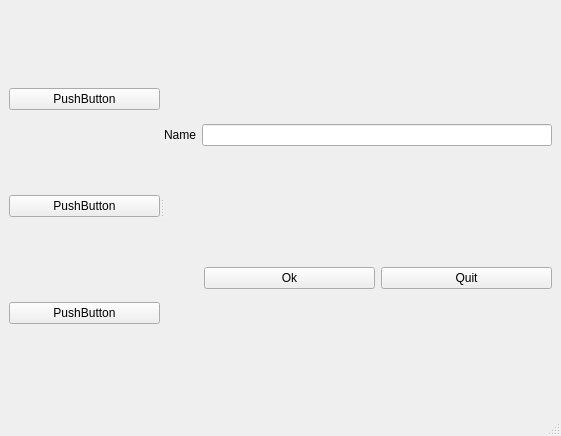
<?xml version="1.0" encoding="UTF-8"?>
<ui version="4.0">
 <class>MainWindow</class>
 <widget class="QMainWindow" name="MainWindow">
  <property name="geometry">
   <rect>
    <x>0</x>
    <y>0</y>
    <width>561</width>
    <height>436</height>
   </rect>
  </property>
  <property name="windowTitle">
   <string>MainWindow</string>
  </property>
  <widget class="QWidget" name="centralwidget">
   <layout class="QVBoxLayout" name="verticalLayout_3">
    <item>
     <widget class="QSplitter" name="splitter">
      <property name="orientation">
       <enum>Qt::Horizontal</enum>
      </property>
      <widget class="QWidget" name="">
       <layout class="QVBoxLayout" name="verticalLayout_2">
        <item>
         <widget class="QPushButton" name="pushButton_3">
          <property name="text">
           <string>PushButton</string>
          </property>
         </widget>
        </item>
        <item>
         <widget class="QPushButton" name="pushButton_4">
          <property name="text">
           <string>PushButton</string>
          </property>
         </widget>
        </item>
        <item>
         <widget class="QPushButton" name="pushButton_5">
          <property name="text">
           <string>PushButton</string>
          </property>
         </widget>
        </item>
       </layout>
      </widget>
      <widget class="QWidget" name="">
       <layout class="QVBoxLayout" name="verticalLayout">
        <item>
         <layout class="QHBoxLayout" name="horizontalLayout">
          <item>
           <widget class="QLabel" name="label">
            <property name="text">
             <string>Name</string>
            </property>
            <property name="buddy">
             <cstring>lineEdit</cstring>
            </property>
           </widget>
          </item>
          <item>
           <widget class="QLineEdit" name="lineEdit"/>
          </item>
         </layout>
        </item>
        <item>
         <layout class="QHBoxLayout" name="horizontalLayout_2">
          <item>
           <spacer name="horizontalSpacer">
            <property name="orientation">
             <enum>Qt::Horizontal</enum>
            </property>
            <property name="sizeType">
             <enum>QSizePolicy::Preferred</enum>
            </property>
            <property name="sizeHint" stdset="0">
             <size>
              <width>40</width>
              <height>20</height>
             </size>
            </property>
           </spacer>
          </item>
          <item>
           <widget class="QPushButton" name="pushButton">
            <property name="text">
             <string>Ok</string>
            </property>
           </widget>
          </item>
          <item>
           <widget class="QPushButton" name="pushButton_2">
            <property name="text">
             <string>Quit</string>
            </property>
           </widget>
          </item>
         </layout>
        </item>
       </layout>
      </widget>
     </widget>
    </item>
   </layout>
  </widget>
  <widget class="QMenuBar" name="menubar">
   <property name="geometry">
    <rect>
     <x>0</x>
     <y>0</y>
     <width>561</width>
     <height>26</height>
    </rect>
   </property>
  </widget>
  <widget class="QStatusBar" name="statusbar"/>
 </widget>
 <tabstops>
  <tabstop>lineEdit</tabstop>
  <tabstop>pushButton_3</tabstop>
  <tabstop>pushButton_4</tabstop>
  <tabstop>pushButton_5</tabstop>
  <tabstop>pushButton</tabstop>
  <tabstop>pushButton_2</tabstop>
 </tabstops>
 <resources/>
 <connections/>
</ui>
